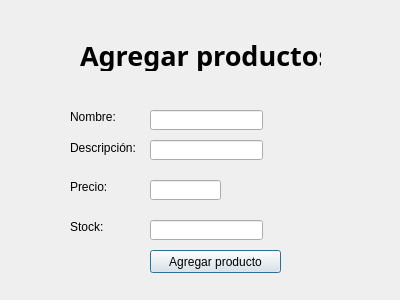
<?xml version="1.0" encoding="UTF-8"?>
<ui version="4.0">
 <class>Dialog</class>
 <widget class="QDialog" name="Dialog">
  <property name="geometry">
   <rect>
    <x>0</x>
    <y>0</y>
    <width>400</width>
    <height>300</height>
   </rect>
  </property>
  <property name="windowTitle">
   <string>Agregar producto</string>
  </property>
  <widget class="QLabel" name="label_2">
   <property name="geometry">
    <rect>
     <x>80</x>
     <y>40</y>
     <width>241</width>
     <height>31</height>
    </rect>
   </property>
   <property name="font">
    <font>
     <family>Poppins SemiBold</family>
     <pointsize>20</pointsize>
     <weight>75</weight>
     <bold>true</bold>
    </font>
   </property>
   <property name="text">
    <string>Agregar productos</string>
   </property>
  </widget>
  <widget class="QLabel" name="label">
   <property name="geometry">
    <rect>
     <x>70</x>
     <y>110</y>
     <width>47</width>
     <height>13</height>
    </rect>
   </property>
   <property name="text">
    <string>Nombre:</string>
   </property>
  </widget>
  <widget class="QLabel" name="label_3">
   <property name="geometry">
    <rect>
     <x>70</x>
     <y>140</y>
     <width>71</width>
     <height>16</height>
    </rect>
   </property>
   <property name="text">
    <string>Descripción:</string>
   </property>
  </widget>
  <widget class="QLabel" name="label_4">
   <property name="geometry">
    <rect>
     <x>70</x>
     <y>180</y>
     <width>47</width>
     <height>13</height>
    </rect>
   </property>
   <property name="text">
    <string>Precio:</string>
   </property>
  </widget>
  <widget class="QLabel" name="label_5">
   <property name="geometry">
    <rect>
     <x>70</x>
     <y>220</y>
     <width>47</width>
     <height>13</height>
    </rect>
   </property>
   <property name="text">
    <string>Stock:</string>
   </property>
  </widget>
  <widget class="QPushButton" name="pushButtonAgregarProducto">
   <property name="geometry">
    <rect>
     <x>150</x>
     <y>250</y>
     <width>131</width>
     <height>23</height>
    </rect>
   </property>
   <property name="text">
    <string>Agregar producto</string>
   </property>
  </widget>
  <widget class="QLineEdit" name="lineEdit">
   <property name="geometry">
    <rect>
     <x>150</x>
     <y>110</y>
     <width>113</width>
     <height>20</height>
    </rect>
   </property>
  </widget>
  <widget class="QLineEdit" name="lineEdit_2">
   <property name="geometry">
    <rect>
     <x>150</x>
     <y>140</y>
     <width>113</width>
     <height>20</height>
    </rect>
   </property>
  </widget>
  <widget class="QLineEdit" name="lineEdit_3">
   <property name="geometry">
    <rect>
     <x>150</x>
     <y>180</y>
     <width>71</width>
     <height>20</height>
    </rect>
   </property>
  </widget>
  <widget class="QLineEdit" name="lineEdit_4">
   <property name="geometry">
    <rect>
     <x>150</x>
     <y>220</y>
     <width>113</width>
     <height>20</height>
    </rect>
   </property>
  </widget>
 </widget>
 <resources/>
 <connections/>
</ui>
